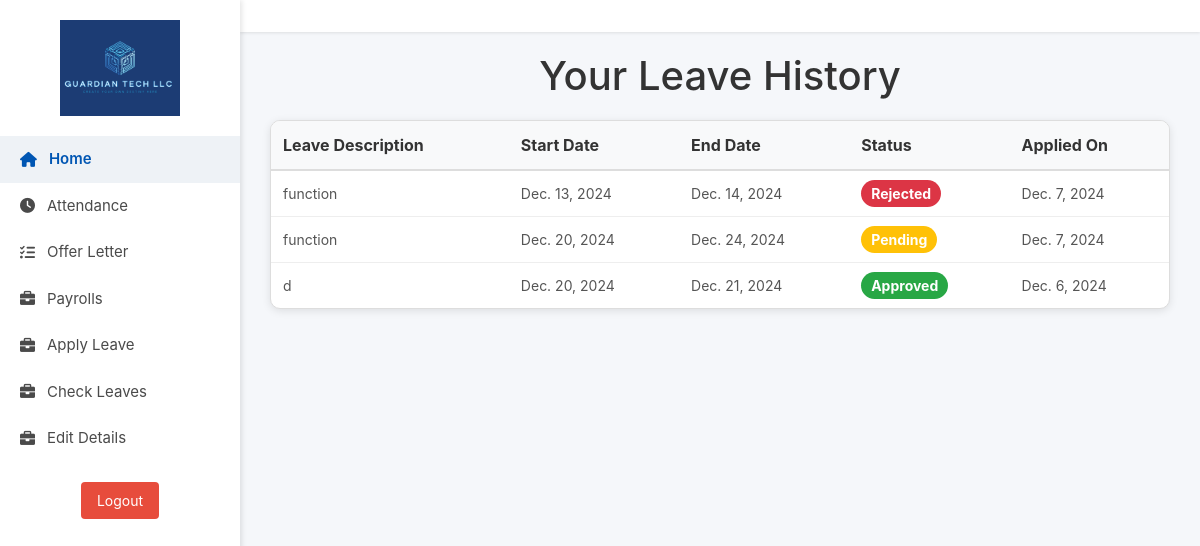
Page /leave-history/ (signed in) on the committed database.
### user/models.py (models this page shows, shortened)
class Leave(models.Model):
    STATUS_CHOICES = [
        ('Pending', 'Pending'),
        ('Approved', 'Approved'),
        ('Rejected', 'Rejected'),
    ]
    employee = models.ForeignKey(Employee, on_delete=models.CASCADE)
    manager = models.ForeignKey(Manager, on_delete=models.CASCADE)
    start_date = models.DateField()
    end_date = models.DateField()
    reason = models.TextField()
    status = models.CharField(max_length=10, choices=STATUS_CHOICES, default='Pending')
    applied_on = models.DateField(auto_now_add=True)

### user/views.py (the view)
# urls.py: path('leave-history/', user_view.employee_leave_history, name='employee_leave_history'),
@login_required
def employee_leave_history(request):
    employee = request.user.employee
    leave_requests = Leave.objects.filter(employee=employee).order_by('-applied_on')  # Order by most recent
    return render(request, 'employee/employee_leave_history.html', {'leave_requests': leave_requests})

### templates/employee/employee_leave_history.html (shortened to what this page needs)
{% load static %}
<!DOCTYPE html>
<html lang="en">
<head>
  <link href="https://cdnjs.cloudflare.com/ajax/libs/font-awesome/6.0.0/css/all.min.css" rel="stylesheet">
  <link href="https://cdn.jsdelivr.net/npm/bootstrap@5.3.3/dist/css/bootstrap.min.css" rel="stylesheet">
</head>
<body>
  <div class="sidebar">
    <div class="logo">
      <img src="{% static 'images/fulllogo.jpg' %}" alt="Logo">
    </div>
    <a href="{% url 'profile' %}" class="active"><i class="fas fa-home"></i> Home</a>
    <a href="{% url 'view_attendance' %}"><i class="fas fa-clock"></i> Attendance</a>
    <a href="{% url 'view_offer_letter' %}"><i class="fas fa-tasks"></i> Offer Letter</a>
    <a href="{% url 'view_payrolls' %}"><i class="fas fa-briefcase"></i> Payrolls</a>
    <a href="{% url 'apply_leave' %}"><i class="fas fa-briefcase"></i> Apply Leave</a>
    <a href="{% url 'employee_leave_history' %}"><i class="fas fa-briefcase"></i> Check Leaves</a>
    <a href="{% url 'edit_personal_details' %}"><i class="fas fa-briefcase"></i> Edit Details</a>
    <form action="{% url 'user-logout' %}" method="post">
      <button type="submit" class="btn btn-outline-dark">Logout</button>
    </form>
  </div>
  <nav class="navbar">
  </nav>
  <div class="content">
    <h1>Your Leave History</h1>
    <div class="leave-table-container">
      <table>
        <thead>
          <tr>
            <th>Leave Description</th>
            <th>Start Date</th>
            <th>End Date</th>
            <th>Status</th>
            <th>Applied On</th>
          </tr>
        </thead>
        <tbody>
          {% for leave in leave_requests %}
          <tr>
            <td>{{ leave.reason }}</td>
            <td>{{ leave.start_date }}</td>
            <td>{{ leave.end_date }}</td>
            <td>
              <span class="status-{{ leave.status|lower }}">{{ leave.status }}</span>
            </td>
            <td>{{ leave.applied_on }}</td>
          </tr>
          {% empty %}
          <tr>
            <td colspan="6" class="no-data">No leave requests found.</td>
          </tr>
          {% endfor %}
        </tbody>
      </table>
    </div>
  </div>
</body>
</html>

### templates/employee/employee_leave_history.html (style rules this page uses)
body { font-family: 'Inter', sans-serif; background-color: #f5f7fa; margin: 0; }
.sidebar { width: 240px; height: 100vh; background-color: #fff; position: fixed; top: 0; left: 0; box-shadow: 2px 0 5px rgba(0, 0, 0, 0.1); z-index: 1000; padding: 20px 0; }
.sidebar .logo { text-align: center; margin-bottom: 20px; }
.sidebar .logo img { width: 120px; }
.sidebar a { text-decoration: none; color: #4a4a4a; display: flex; align-items: center; gap: 12px; padding: 12px 20px; font-size: 15px; transition: background-color 0.2s ease, color 0.2s ease; }
.sidebar a:hover, .sidebar a.active { background-color: #eef2f6; color: #0056b3; font-weight: 600; }
.sidebar form { padding: 20px; display: flex; justify-content: center; }
.sidebar form button { background-color: #e74c3c; color: white; border: none; padding: 8px 16px; border-radius: 4px; font-size: 14px; cursor: pointer; }
.navbar { margin-left: 240px; padding: 1rem 2rem; background-color: #ffffff; box-shadow: 0 1px 3px rgba(0, 0, 0, 0.1); display: flex; align-items: center; justify-content: space-between; position: sticky; top: 0; z-index: 999; }
.content { margin-left: 240px; padding: 20px; }
h1 { text-align: center; color: #333; margin-bottom: 20px; }
.leave-table-container { width: 100%; max-width: 900px; margin: 0 auto; border: 1px solid #ddd; border-radius: 10px; box-shadow: 0 2px 8px rgba(0, 0, 0, 0.1); overflow: hidden; background-color: #fff; }
table { width: 100%; border-collapse: collapse; }
th, td { padding: 12px; text-align: left; }
th { background-color: #f8f9fa; font-size: 16px; color: #333; border-bottom: 2px solid #ddd; }
td { font-size: 14px; color: #555; border-bottom: 1px solid #eee; }
tr:last-child td { border-bottom: none; }
.status-pending { background-color: #ffc107; color: white; padding: 5px 10px; border-radius: 20px; font-weight: bold; text-align: center; }
.status-approved { background-color: #28a745; color: white; padding: 5px 10px; border-radius: 20px; font-weight: bold; text-align: center; }
.status-rejected { background-color: #dc3545; color: white; padding: 5px 10px; border-radius: 20px; font-weight: bold; text-align: center; }

### rows in the picture
Leave: reason "function", start_date "Dec. 13, 2024", end_date "Dec. 14, 2024", status "Rejected", applied_on "Dec. 7, 2024"
Leave: reason "function", start_date "Dec. 20, 2024", end_date "Dec. 24, 2024", status "Pending", applied_on "Dec. 7, 2024"
Leave: reason "d", start_date "Dec. 20, 2024", end_date "Dec. 21, 2024", status "Approved", applied_on "Dec. 6, 2024"
